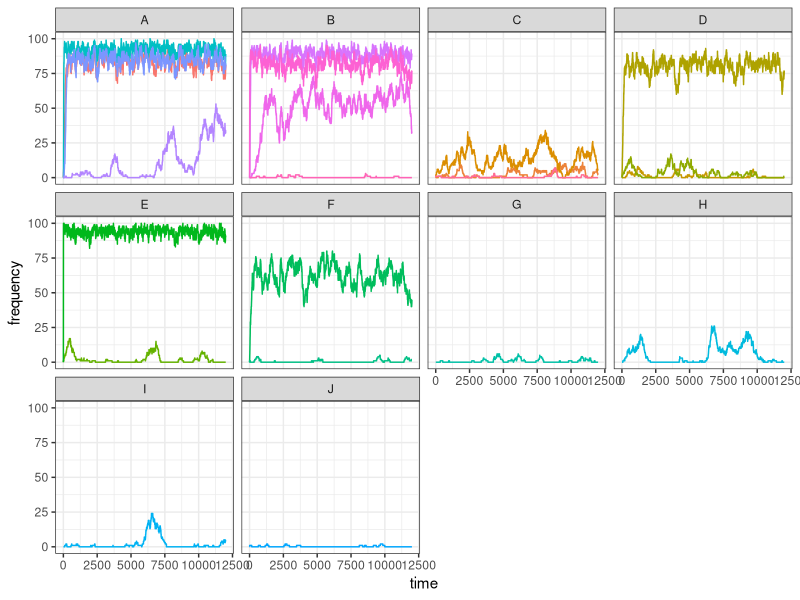
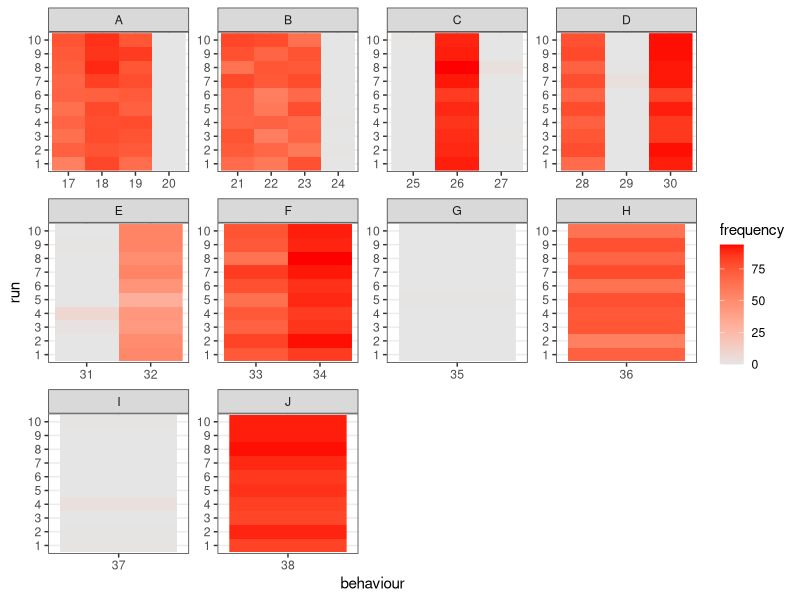
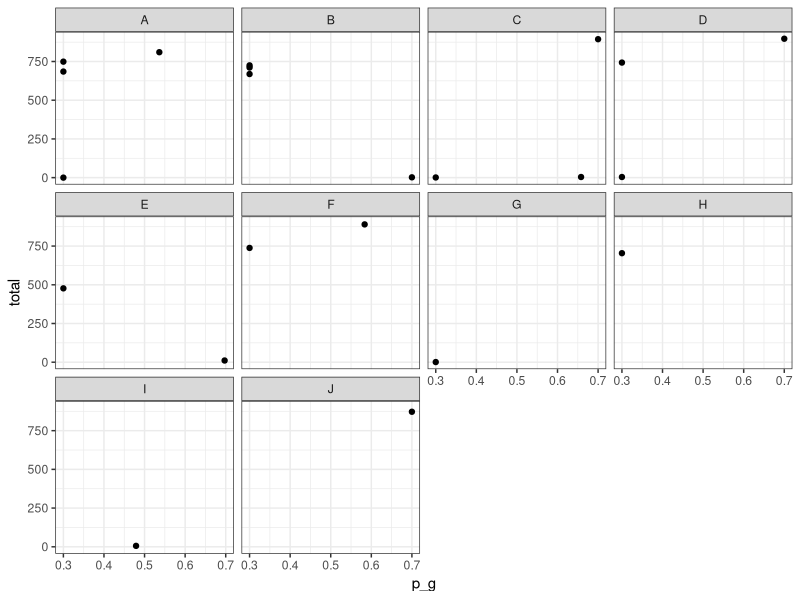
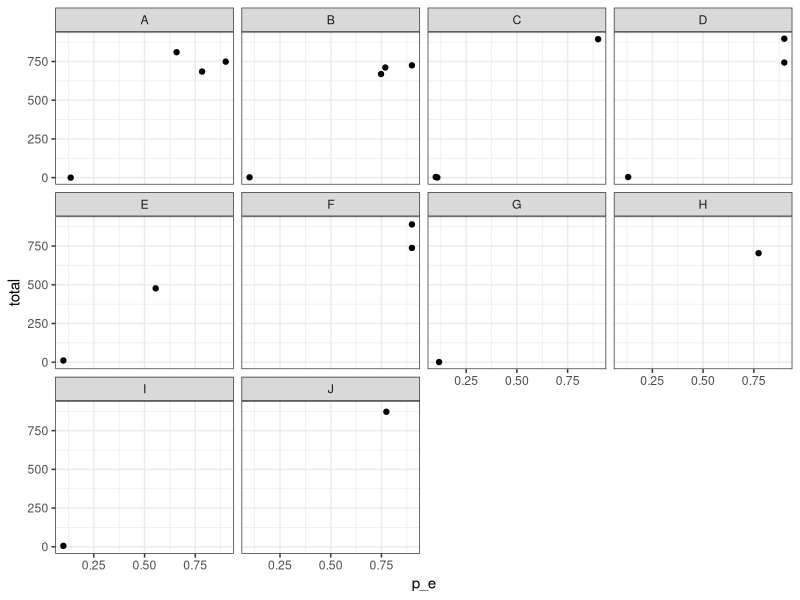
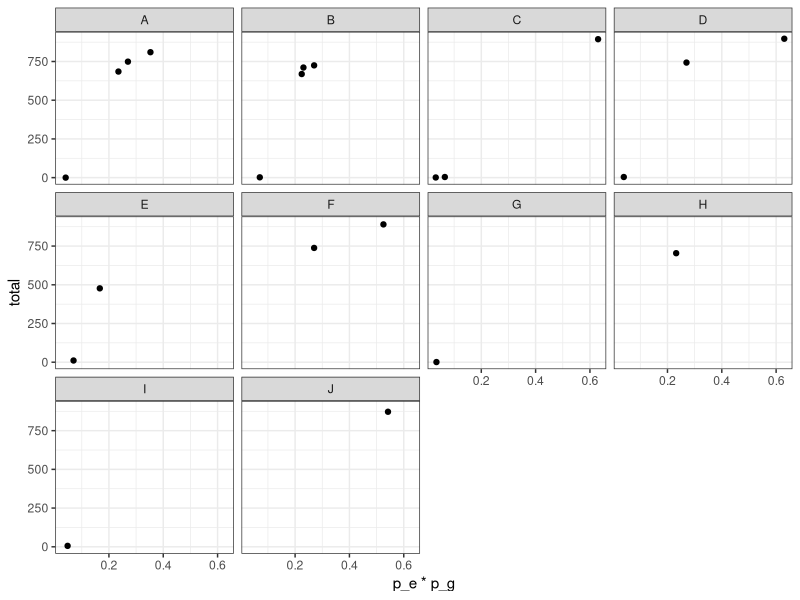

The R script that drew these images, in order:
## ---- chunk 1
knitr::opts_chunk$set(echo = TRUE)
## ---- chunk 2
N <- 100
pop <- matrix(c(rep(0, 38 * N), sample(1:300, N, replace = TRUE)), nrow = N, byrow = FALSE)
## ---- chunk 3
nut_y <- (sum(pop[1, 17:20])>=1) + (sum(pop[1, 25:27])>=1) + (sum(pop[1, 31:32])>=1) + pop[1, 35] + pop[1, 37]
nut_z <- (sum(pop[1, 21:24])>=1) + (sum(pop[1, 28:30])>=1) + (sum(pop[1, 33:34])>=1) + pop[1, 36] + pop[1, 38]

state <- 1 - abs(nut_y - nut_z) / 5
## ---- chunk 4
state <- 1 - abs(1 - 2) / 5
state
## ---- chunk 5
nut_y <- (sum(pop[1, 17:20])>=1) + (sum(pop[1, 25:27])>=1) + (sum(pop[1, 31:32])>=1) + pop[1, 35] + pop[1, 37]
nut_z <- (sum(pop[1, 21:24])>=1) + (sum(pop[1, 28:30])>=1) + (sum(pop[1, 33:34])>=1) + pop[1, 36] + pop[1, 38]
state <- (nut_y + nut_z - abs(nut_y - nut_z)) / 10
## ---- chunk 6
state <- (1 + 2 - abs(1 - 2)) / 10
## ---- chunk 7
library(tidyverse)
library(scales)

set_oranzees_world <- function(alpha_g, alpha_e) {
  list_pop <- c("Uossob", "Iat Forest", "Ebmog", "Elaham", "Elabik", "Ognodub")
  output <- tibble(
    population = rep(list_pop, each = 38),
    behaviour = as.factor(rep(1:38, 6)),
    type = rep(c(rep("social", 16), rep("food-related", 22)), 6),
    category = rep(c(
      rep("play", 4), rep("display", 4), rep("groom", 4), rep("courthsip", 4),
      "A", "A", "A", "A", "B", "B", "B", "B", "C", "C", "C", "D", "D", "D", "E", "E", "F", "F", "G", "H", "I", "J"
    ), 6),
    nutrient = rep(c(rep(NA, 16), "Y", "Y", "Y", "Y", "Z", "Z", "Z", "Z", "Y", "Y", "Y", "Z", "Z", "Z", "Y", "Y", "Z", "Z", "Y", "Z", "Y", "Z"), 6),
    p_g = rep(NA, 38 * 6),
    p_e = rep(NA, 38 * 6)
  )

  env_or_x <- c(220, 230, 700, 705, 710, 750)
  env_or_y <- c(660, 610, 450, 430, 510, 550)

  # genetic predispositions:
  x_g <- sample(1:1000, 38)
  y_g <- sample(1:1000, 38)

  # ecological availability:
  x_e <- sample(1:1000, 38)
  y_e <- sample(1:1000, 38)
  
  for(behav in 1:38){
    output[output$behaviour == behav,]$p_g <- 1 - rescale(sqrt((x_g[behav] - env_or_x)^2 + (y_g[behav] - env_or_y)^2), to = c(1 - alpha_g, alpha_g))
    
    if(behav > 16){
          output[output$behaviour == behav,]$p_e <- 1 - rescale(sqrt((x_e[behav] - env_or_x)^2 + (y_e[behav] - env_or_y)^2), to = c(1 - alpha_e, alpha_e))
    }
  }
  # return the tibble:
  output
}
## ---- chunk 8
alpha_g = 0.7
alpha_e = 0.9
oranzees_world <- set_oranzees_world(alpha_g, alpha_e)
test_world <- oranzees_world %>%
  filter(population == "Uossob")
## ---- chunk 9
p_peering <- rnorm(16, mean = colSums(pop[, 1:16]), sd = 1)
p_peering[p_peering < 0] <- 0
innovation_i <- sample(1:16, 1, prob = p_peering)
p_innovate <- test_world$p_g[innovation_i] * test_world$p_e[innovation_i]
## ---- chunk 10
test_oranzees3 <- function(t_max, alpha_g, alpha_e) {
  oranzees_world <- set_oranzees_world(alpha_g, alpha_e)
  test_world <- oranzees_world %>%
    filter(population == "Uossob")

  N <- 100

  pop <- matrix(c(rep(0, 38 * N), sample(1:300, N, replace = TRUE)), nrow = N, byrow = FALSE)

  output <- matrix(nrow = t_max, ncol = 22)

  for (t in 1:t_max) {
    output[t, ] <- colSums(pop[, 17:38])
    # demographic bit:
    pop[, 39] <- pop[, 39] + 1
    pop[pop[, 39] >= 720, ] <- 0
    old <- which(pop[, 39] > 300)
    dead <- sample(c(TRUE, FALSE), length(old), prob = c(.01, .99), replace = TRUE)
    pop[old[dead], ] <- 0
    # innovation bit:
    for (i in 1:N) {
      nut_y <- (sum(pop[1, 17:20])>=1) + (sum(pop[1, 25:27])>=1) + (sum(pop[1, 31:32])>=1) + pop[1, 35] + pop[1, 37]
      nut_z <- (sum(pop[1, 21:24])>=1) + (sum(pop[1, 28:30])>=1) + (sum(pop[1, 33:34])>=1) + pop[1, 36] + pop[1, 38]
      state <- (nut_y + nut_z - abs(nut_y - nut_z)) / 10
      p_state <- rnorm(1, mean = 1 - state, sd = .05)
      if (runif(1) < p_state) {
        p_peering <- rnorm(22, mean = colSums(pop[, 17:38]), sd = 1)
        p_peering[p_peering < 0] <- 0
        innovation_i <- sample(17:38, 1, prob = p_peering)
        if (runif(1) < (test_world$p_g[innovation_i] * test_world$p_e[innovation_i])) {
          pop[i, innovation_i] <- 1
        }
      }
    }
  }
  output
}
## ---- chunk 11
t_max <- 12000
my_test <- test_oranzees3(t_max, alpha_g, alpha_e)
## ---- chunk 12
my_test <- gather(as_tibble(my_test), 1:22, key = "behaviour", value = "frequency")
data_to_plot <- tibble(
  behaviour = my_test$behaviour,
  frequency = my_test$frequency,
  time = rep(1:t_max, 22),
  category = as_factor(c(
    rep("A", t_max * 4), rep("B", t_max * 4), rep("C", t_max * 3), rep("D", t_max * 3),
    rep("E", t_max * 2), rep("F", t_max * 2), rep("G", t_max), rep("H", t_max),
    rep("I", t_max), rep("J", t_max)
  ))
)

ggplot(data = data_to_plot) +
  geom_line(aes(x = time, y = frequency, color = behaviour)) +
  facet_wrap(~category) +
  theme_bw() +
  theme(legend.position = "none")
## ---- chunk 13
test_oranzees4 <- function(t_max) {
  N <- 100

  pop <- matrix(c(rep(0, 38 * N), sample(1:300, N, replace = TRUE)), nrow = N, byrow = FALSE)

  for (t in 1:t_max) {
    # demographic bit:
    pop[, 39] <- pop[, 39] + 1
    pop[pop[, 39] >= 720, ] <- 0
    old <- which(pop[, 39] > 300)
    dead <- sample(c(TRUE, FALSE), length(old), prob = c(.01, .99), replace = TRUE)
    pop[old[dead], ] <- 0
    # innovation bit:
    for (i in 1:N) {
      nut_y <- (sum(pop[1, 17:20])>=1) + (sum(pop[1, 25:27])>=1) + (sum(pop[1, 31:32])>=1) + pop[1, 35] + pop[1, 37]
      nut_z <- (sum(pop[1, 21:24])>=1) + (sum(pop[1, 28:30])>=1) + (sum(pop[1, 33:34])>=1) + pop[1, 36] + pop[1, 38]
      state <- (nut_y + nut_z - abs(nut_y - nut_z)) / 10
      p_state <- rnorm(1, mean = 1 - state, sd = .05)
      if (runif(1) < p_state) {
        p_peering <- rnorm(22, mean = colSums(pop[, 17:38]), sd = 1)
        p_peering[p_peering < 0] <- 0
        innovation_i <- sample(17:38, 1, prob = p_peering)
        if (runif(1) < (test_world$p_g[innovation_i] * test_world$p_e[innovation_i])) {
          pop[i, innovation_i] <- 1
        }
      }
    }
  }
  output <- colSums(pop[, 17:38])
}
## ---- chunk 14
library(reshape2)
results <- as.matrix(read.table("output/food_test.csv"))
colnames(results) <- 17:38

as_tibble(melt(results, varnames = c("run", "behaviour"), value.name = "frequency")) %>%
  mutate(run = as_factor(run), behaviour = as_factor(behaviour)) %>%
  add_column(category = as_factor(c(
    rep("A", 40), rep("B", 40), rep("C", 30), rep("D", 30),
    rep("E", 20), rep("F", 20), rep("G", 10), rep("H", 10),
    rep("I", 10), rep("J", 10)
  ))) %>%
  ggplot() +
  geom_raster(aes(x = behaviour, y = run, fill = frequency)) +
  facet_wrap(~category, scales = "free") +
  scale_fill_gradient(low = "grey90", high = "red") +
  theme_bw()
## ---- chunk 15
genes <- read.table("output/food_test_p_g.csv")
tibble(
  p_g = genes$V1, total = colSums(results),
  category = as_factor(c(
    rep("A", 4), rep("B", 4), rep("C", 3), rep("D", 3),
    rep("E", 2), rep("F", 2), "G", "H", "I", "J"
  ))
) %>%
  ggplot(aes(y = total, x = p_g)) +
  geom_point() +
  facet_wrap(~category) +
  theme_bw()
## ---- chunk 16
eco <- read.table("output/food_test_p_e.csv")
tibble(
  p_e = eco$V1, total = colSums(results),
  category = as_factor(c(
    rep("A", 4), rep("B", 4), rep("C", 3), rep("D", 3),
    rep("E", 2), rep("F", 2), "G", "H", "I", "J"
  ))
) %>%
  ggplot(aes(y = total, x = p_e)) +
  geom_point() +
  facet_wrap(~category) +
  theme_bw()
## ---- chunk 17
tibble(
  p_e = eco$V1, p_g = genes$V1, total = colSums(results),
  category = as_factor(c(
    rep("A", 4), rep("B", 4), rep("C", 3), rep("D", 3),
    rep("E", 2), rep("F", 2), "G", "H", "I", "J"
  ))
) %>%
  ggplot(aes(y = total, x = p_e * p_g)) +
  geom_point() +
  facet_wrap(~category) +
  theme_bw()
